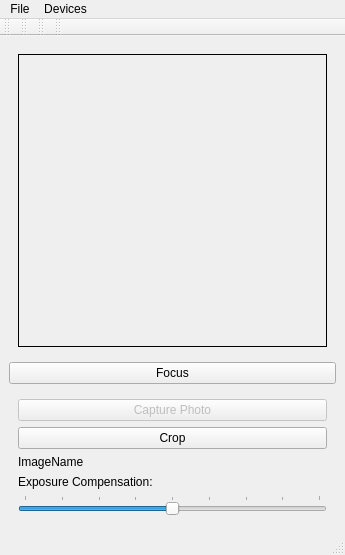
<?xml version="1.0" encoding="UTF-8"?>
<ui version="4.0">
 <class>Camera</class>
 <widget class="QMainWindow" name="Camera">
  <property name="geometry">
   <rect>
    <x>0</x>
    <y>0</y>
    <width>345</width>
    <height>555</height>
   </rect>
  </property>
  <property name="windowTitle">
   <string>Camera</string>
  </property>
  <widget class="QWidget" name="centralwidget">
   <layout class="QGridLayout" name="gridLayout_2">
    <item row="0" column="0">
     <widget class="QStackedWidget" name="stackedWidget">
      <property name="sizePolicy">
       <sizepolicy hsizetype="Preferred" vsizetype="Preferred">
        <horstretch>1</horstretch>
        <verstretch>0</verstretch>
       </sizepolicy>
      </property>
      <property name="palette">
       <palette>
        <active>
         <colorrole role="Base">
          <brush brushstyle="SolidPattern">
           <color alpha="255">
            <red>255</red>
            <green>255</green>
            <blue>255</blue>
           </color>
          </brush>
         </colorrole>
         <colorrole role="Window">
          <brush brushstyle="SolidPattern">
           <color alpha="255">
            <red>145</red>
            <green>145</green>
            <blue>145</blue>
           </color>
          </brush>
         </colorrole>
        </active>
        <inactive>
         <colorrole role="Base">
          <brush brushstyle="SolidPattern">
           <color alpha="255">
            <red>255</red>
            <green>255</green>
            <blue>255</blue>
           </color>
          </brush>
         </colorrole>
         <colorrole role="Window">
          <brush brushstyle="SolidPattern">
           <color alpha="255">
            <red>145</red>
            <green>145</green>
            <blue>145</blue>
           </color>
          </brush>
         </colorrole>
        </inactive>
        <disabled>
         <colorrole role="Base">
          <brush brushstyle="SolidPattern">
           <color alpha="255">
            <red>145</red>
            <green>145</green>
            <blue>145</blue>
           </color>
          </brush>
         </colorrole>
         <colorrole role="Window">
          <brush brushstyle="SolidPattern">
           <color alpha="255">
            <red>145</red>
            <green>145</green>
            <blue>145</blue>
           </color>
          </brush>
         </colorrole>
        </disabled>
       </palette>
      </property>
      <property name="currentIndex">
       <number>1</number>
      </property>
      <widget class="QWidget" name="viewfinderPage">
       <widget class="QCameraViewfinder" name="viewfinder" native="true">
        <property name="geometry">
         <rect>
          <x>9</x>
          <y>9</y>
          <width>301</width>
          <height>291</height>
         </rect>
        </property>
        <property name="minimumSize">
         <size>
          <width>301</width>
          <height>291</height>
         </size>
        </property>
       </widget>
      </widget>
      <widget class="QWidget" name="previewPage">
       <property name="enabled">
        <bool>true</bool>
       </property>
       <layout class="QGridLayout" name="gridLayout_4">
        <item row="0" column="0">
         <widget class="QLabel" name="lastImagePreviewLabel">
          <property name="sizePolicy">
           <sizepolicy hsizetype="Preferred" vsizetype="MinimumExpanding">
            <horstretch>0</horstretch>
            <verstretch>0</verstretch>
           </sizepolicy>
          </property>
          <property name="minimumSize">
           <size>
            <width>309</width>
            <height>275</height>
           </size>
          </property>
          <property name="frameShape">
           <enum>QFrame::Box</enum>
          </property>
          <property name="text">
           <string/>
          </property>
         </widget>
        </item>
       </layout>
      </widget>
     </widget>
    </item>
    <item row="1" column="0">
     <widget class="QPushButton" name="lockButton">
      <property name="text">
       <string>Focus</string>
      </property>
     </widget>
    </item>
    <item row="2" column="0">
     <widget class="QWidget" name="captureWidget" native="true">
      <layout class="QGridLayout" name="gridLayout">
       <item row="4" column="0">
        <widget class="QSlider" name="exposureCompensation">
         <property name="minimum">
          <number>-4</number>
         </property>
         <property name="maximum">
          <number>4</number>
         </property>
         <property name="pageStep">
          <number>2</number>
         </property>
         <property name="orientation">
          <enum>Qt::Horizontal</enum>
         </property>
         <property name="tickPosition">
          <enum>QSlider::TicksAbove</enum>
         </property>
        </widget>
       </item>
       <item row="3" column="0">
        <widget class="QLabel" name="label">
         <property name="text">
          <string>Exposure Compensation:</string>
         </property>
        </widget>
       </item>
       <item row="0" column="0">
        <widget class="QPushButton" name="takeImageButton">
         <property name="enabled">
          <bool>false</bool>
         </property>
         <property name="text">
          <string>Capture Photo</string>
         </property>
        </widget>
       </item>
       <item row="2" column="0">
        <widget class="QLabel" name="label_Image_name">
         <property name="text">
          <string>ImageName</string>
         </property>
        </widget>
       </item>
       <item row="1" column="0">
        <widget class="QPushButton" name="pushButton_Crop">
         <property name="text">
          <string>Crop</string>
         </property>
        </widget>
       </item>
      </layout>
     </widget>
    </item>
   </layout>
  </widget>
  <widget class="QMenuBar" name="menubar">
   <property name="geometry">
    <rect>
     <x>0</x>
     <y>0</y>
     <width>345</width>
     <height>22</height>
    </rect>
   </property>
   <widget class="QMenu" name="menuFile">
    <property name="title">
     <string>File</string>
    </property>
    <addaction name="actionStartCamera"/>
    <addaction name="actionStopCamera"/>
    <addaction name="separator"/>
    <addaction name="actionSettings"/>
    <addaction name="separator"/>
    <addaction name="actionExit"/>
   </widget>
   <widget class="QMenu" name="menuDevices">
    <property name="title">
     <string>Devices</string>
    </property>
   </widget>
   <addaction name="menuFile"/>
   <addaction name="menuDevices"/>
  </widget>
  <widget class="QStatusBar" name="statusbar"/>
  <widget class="QToolBar" name="toolBar">
   <property name="windowTitle">
    <string>toolBar</string>
   </property>
   <attribute name="toolBarArea">
    <enum>TopToolBarArea</enum>
   </attribute>
   <attribute name="toolBarBreak">
    <bool>false</bool>
   </attribute>
  </widget>
  <widget class="QToolBar" name="toolBar_2">
   <property name="windowTitle">
    <string>toolBar_2</string>
   </property>
   <attribute name="toolBarArea">
    <enum>TopToolBarArea</enum>
   </attribute>
   <attribute name="toolBarBreak">
    <bool>false</bool>
   </attribute>
  </widget>
  <widget class="QToolBar" name="toolBar_3">
   <property name="windowTitle">
    <string>toolBar_3</string>
   </property>
   <attribute name="toolBarArea">
    <enum>TopToolBarArea</enum>
   </attribute>
   <attribute name="toolBarBreak">
    <bool>false</bool>
   </attribute>
  </widget>
  <widget class="QToolBar" name="toolBar_4">
   <property name="windowTitle">
    <string>toolBar_4</string>
   </property>
   <attribute name="toolBarArea">
    <enum>TopToolBarArea</enum>
   </attribute>
   <attribute name="toolBarBreak">
    <bool>false</bool>
   </attribute>
  </widget>
  <action name="actionExit">
   <property name="text">
    <string>Exit</string>
   </property>
  </action>
  <action name="actionStartCamera">
   <property name="text">
    <string>Start Camera</string>
   </property>
  </action>
  <action name="actionStopCamera">
   <property name="text">
    <string>Stop Camera</string>
   </property>
  </action>
  <action name="actionSettings">
   <property name="text">
    <string>Settings</string>
   </property>
  </action>
 </widget>
 <customwidgets>
  <customwidget>
   <class>QCameraViewfinder</class>
   <extends>QWidget</extends>
   <header>qcameraviewfinder.h</header>
   <container>1</container>
  </customwidget>
 </customwidgets>
 <resources/>
 <connections>
  <connection>
   <sender>actionExit</sender>
   <signal>triggered()</signal>
   <receiver>Camera</receiver>
   <slot>close()</slot>
   <hints>
    <hint type="sourcelabel">
     <x>-1</x>
     <y>-1</y>
    </hint>
    <hint type="destinationlabel">
     <x>154</x>
     <y>130</y>
    </hint>
   </hints>
  </connection>
  <connection>
   <sender>takeImageButton</sender>
   <signal>clicked()</signal>
   <receiver>Camera</receiver>
   <slot>takeImage()</slot>
   <hints>
    <hint type="sourcelabel">
     <x>625</x>
     <y>132</y>
    </hint>
    <hint type="destinationlabel">
     <x>603</x>
     <y>169</y>
    </hint>
   </hints>
  </connection>
  <connection>
   <sender>lockButton</sender>
   <signal>clicked()</signal>
   <receiver>Camera</receiver>
   <slot>toggleLock()</slot>
   <hints>
    <hint type="sourcelabel">
     <x>658</x>
     <y>75</y>
    </hint>
    <hint type="destinationlabel">
     <x>453</x>
     <y>119</y>
    </hint>
   </hints>
  </connection>
  <connection>
   <sender>exposureCompensation</sender>
   <signal>valueChanged(int)</signal>
   <receiver>Camera</receiver>
   <slot>setExposureCompensation(int)</slot>
   <hints>
    <hint type="sourcelabel">
     <x>559</x>
     <y>367</y>
    </hint>
    <hint type="destinationlabel">
     <x>665</x>
     <y>365</y>
    </hint>
   </hints>
  </connection>
  <connection>
   <sender>actionSettings</sender>
   <signal>triggered()</signal>
   <receiver>Camera</receiver>
   <slot>configureCaptureSettings()</slot>
   <hints>
    <hint type="sourcelabel">
     <x>-1</x>
     <y>-1</y>
    </hint>
    <hint type="destinationlabel">
     <x>333</x>
     <y>210</y>
    </hint>
   </hints>
  </connection>
  <connection>
   <sender>actionStartCamera</sender>
   <signal>triggered()</signal>
   <receiver>Camera</receiver>
   <slot>startCamera()</slot>
   <hints>
    <hint type="sourcelabel">
     <x>-1</x>
     <y>-1</y>
    </hint>
    <hint type="destinationlabel">
     <x>333</x>
     <y>210</y>
    </hint>
   </hints>
  </connection>
  <connection>
   <sender>actionStopCamera</sender>
   <signal>triggered()</signal>
   <receiver>Camera</receiver>
   <slot>stopCamera()</slot>
   <hints>
    <hint type="sourcelabel">
     <x>-1</x>
     <y>-1</y>
    </hint>
    <hint type="destinationlabel">
     <x>333</x>
     <y>210</y>
    </hint>
   </hints>
  </connection>
 </connections>
 <slots>
  <slot>record()</slot>
  <slot>pause()</slot>
  <slot>stop()</slot>
  <slot>enablePreview(bool)</slot>
  <slot>configureCaptureSettings()</slot>
  <slot>takeImage()</slot>
  <slot>startCamera()</slot>
  <slot>toggleLock()</slot>
  <slot>setMuted(bool)</slot>
  <slot>stopCamera()</slot>
  <slot>setExposureCompensation(int)</slot>
 </slots>
</ui>
